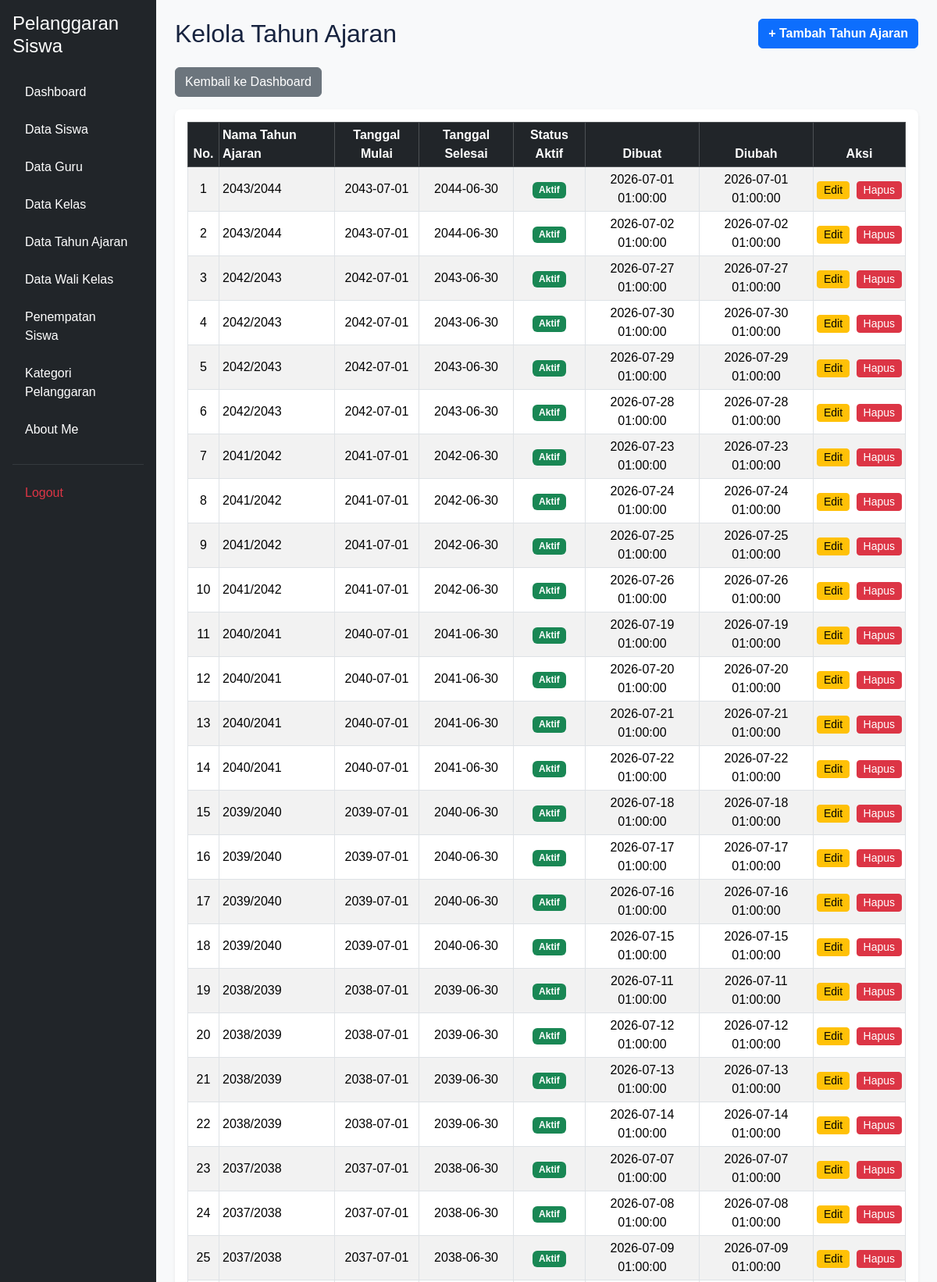
Page /proses_tambah_siswa.php (signed in, upper part) on the committed database.
### tables this page shows
CREATE TABLE `t_tahun_ajaran` (
  `id` int(11) NOT NULL,
  `nama` varchar(20) DEFAULT NULL,
  `tanggal_mulai` date NOT NULL,
  `tanggal_selesai` date NOT NULL,
  `status_aktif` tinyint(1) NOT NULL,
  `created_at` timestamp NOT NULL DEFAULT current_timestamp(),
  `updated_at` timestamp NOT NULL DEFAULT current_timestamp()
);

### proses_tambah_siswa.php (the view, shortened to what this page needs)
<?php
include 'config/koneksi.php';
$sql = "SELECT * FROM t_tahun_ajaran ORDER BY tanggal_mulai DESC";
$hasil = mysqli_query($koneksi, $sql);
?>
<!DOCTYPE html>
<html lang="id">
<head>
    <link href="https://cdn.jsdelivr.net/npm/bootstrap@5.3.3/dist/css/bootstrap.min.css" rel="stylesheet">
    <link href="https://cdn.datatables.net/2.3.4/css/dataTables.bootstrap5.min.css" rel="stylesheet">
    <link rel="stylesheet" href="layout/style.css">
</head>
<body class="bg-light">
<div class="container-fluid">
    <div class="row">
        <?php include 'layout/sidebar.php'; ?>
        <main class="col-md-9 ms-sm-auto col-lg-10 p-4">
            <div class="d-flex justify-content-between align-items-center mb-4">
                <h1 class="h2 m-0">Kelola Tahun Ajaran</h1>
                <a href="tambah_tahun_ajaran.php" class="btn btn-primary fw-semibold">
                    + Tambah Tahun Ajaran
                </a>
            </div>
            <a href="dashboard.php" class="btn btn-secondary mb-3">
                Kembali ke Dashboard
            </a>
            <div class="card shadow-sm border-0 rounded-3">
                <div class="card-body">
                    <div class="table-responsive">
                        <table id="tabelTahunAjaran" class="table table-sm table-striped table-bordered table-hover align-middle w-100">
                            <thead class="table-dark">
                                <tr>
                                    <th class="text-center" style="width: 40px !important;">No.</th>
                                    <th>Nama Tahun Ajaran</th>
                                    <th class="text-center">Tanggal Mulai</th>
                                    <th class="text-center">Tanggal Selesai</th>
                                    <th class="text-center">Status Aktif</th>
                                    <th class="text-center">Dibuat</th>
                                    <th class="text-center">Diubah</th>
                                    <th class="text-center" style="width: 100px !important;">Aksi</th>
                                </tr>
                            </thead>
                            <tbody>
                                <?php
                                $no = 1;
                                while ($row = mysqli_fetch_assoc($hasil)) { ?>
                                <tr>
                                    <td class="text-center"><?= $no++ ?></td>
                                    <td>
                                        <?= htmlspecialchars($row['nama']) ?>
                                    </td>
                                    <td class="text-center">
                                        <?= htmlspecialchars($row['tanggal_mulai']) ?>
                                    </td>
                                    <td class="text-center">
                                        <?= htmlspecialchars($row['tanggal_selesai']) ?>
                                    </td>
                                    <td class="text-center">
                                        <?php if ($row['status_aktif'] == 1) { ?>
                                            <span class="badge bg-success">Aktif</span>
                                        <?php } else { ?>
                                            <span class="badge bg-danger">Tidak Aktif</span>
                                        <?php } ?>
                                    </td>
                                    <td class="text-center">
                                        <?= htmlspecialchars($row['created_at']) ?>
                                    </td>
                                    <td class="text-center">
                                        <?= htmlspecialchars($row['updated_at']) ?>
                                    </td>
                                    <td class="text-center text-nowrap">
                                        <a href="edit_tahun_ajaran.php?id=<?= urlencode($row['id']) ?>" class="btn btn-warning btn-sm me-1 py-0 px-2 fs-7">
                                            Edit
                                        </a>
                                        <a href="hapus_tahun_ajaran.php?id=<?= urlencode($row['id']) ?>"
                                           class="btn btn-danger btn-sm py-0 px-2 fs-7"
                                           onclick="return confirm('Yakin ingin menghapus tahun ajaran ini?');">
                                            Hapus
                                        </a>
                                    </td>
                                </tr>
                                <?php } ?>
                            </tbody>
                        </table>
                    </div>
                </div>
            </div>
        </main>
    </div>
</div>
</body>
</html>

### layout/style.css (style rules this page uses)
:root { --primary: #3659d9; --navy: #17233f; --background: #f4f6fb; --text-muted: #778198; --border: #e8ecf4; }
* { box-sizing: border-box; }
body { margin: 0; font-family: 'Poppins', sans-serif; background: var(--background); color: var(--navy); }

### rows in the picture
t_tahun_ajaran: nama "2043/2044", tanggal_mulai "2043-07-01", tanggal_selesai "2044-06-30", status_aktif "Aktif", created_at "2026-07-01 01:00:00", updated_at "2026-07-01 01:00:00"
t_tahun_ajaran: nama "2043/2044", tanggal_mulai "2043-07-01", tanggal_selesai "2044-06-30", status_aktif "Aktif", created_at "2026-07-02 01:00:00", updated_at "2026-07-02 01:00:00"
t_tahun_ajaran: nama "2042/2043", tanggal_mulai "2042-07-01", tanggal_selesai "2043-06-30", status_aktif "Aktif", created_at "2026-07-27 01:00:00", updated_at "2026-07-27 01:00:00"
t_tahun_ajaran: nama "2042/2043", tanggal_mulai "2042-07-01", tanggal_selesai "2043-06-30", status_aktif "Aktif", created_at "2026-07-30 01:00:00", updated_at "2026-07-30 01:00:00"
t_tahun_ajaran: nama "2042/2043", tanggal_mulai "2042-07-01", tanggal_selesai "2043-06-30", status_aktif "Aktif", created_at "2026-07-29 01:00:00", updated_at "2026-07-29 01:00:00"
t_tahun_ajaran: nama "2042/2043", tanggal_mulai "2042-07-01", tanggal_selesai "2043-06-30", status_aktif "Aktif", created_at "2026-07-28 01:00:00", updated_at "2026-07-28 01:00:00"
t_tahun_ajaran: nama "2041/2042", tanggal_mulai "2041-07-01", tanggal_selesai "2042-06-30", status_aktif "Aktif", created_at "2026-07-23 01:00:00", updated_at "2026-07-23 01:00:00"
t_tahun_ajaran: nama "2041/2042", tanggal_mulai "2041-07-01", tanggal_selesai "2042-06-30", status_aktif "Aktif", created_at "2026-07-24 01:00:00", updated_at "2026-07-24 01:00:00"
t_tahun_ajaran: nama "2041/2042", tanggal_mulai "2041-07-01", tanggal_selesai "2042-06-30", status_aktif "Aktif", created_at "2026-07-25 01:00:00", updated_at "2026-07-25 01:00:00"
t_tahun_ajaran: nama "2041/2042", tanggal_mulai "2041-07-01", tanggal_selesai "2042-06-30", status_aktif "Aktif", created_at "2026-07-26 01:00:00", updated_at "2026-07-26 01:00:00"
t_tahun_ajaran: nama "2040/2041", tanggal_mulai "2040-07-01", tanggal_selesai "2041-06-30", status_aktif "Aktif", created_at "2026-07-19 01:00:00", updated_at "2026-07-19 01:00:00"
t_tahun_ajaran: nama "2040/2041", tanggal_mulai "2040-07-01", tanggal_selesai "2041-06-30", status_aktif "Aktif", created_at "2026-07-20 01:00:00", updated_at "2026-07-20 01:00:00"
t_tahun_ajaran: nama "2040/2041", tanggal_mulai "2040-07-01", tanggal_selesai "2041-06-30", status_aktif "Aktif", created_at "2026-07-21 01:00:00", updated_at "2026-07-21 01:00:00"
t_tahun_ajaran: nama "2040/2041", tanggal_mulai "2040-07-01", tanggal_selesai "2041-06-30", status_aktif "Aktif", created_at "2026-07-22 01:00:00", updated_at "2026-07-22 01:00:00"
t_tahun_ajaran: nama "2039/2040", tanggal_mulai "2039-07-01", tanggal_selesai "2040-06-30", status_aktif "Aktif", created_at "2026-07-18 01:00:00", updated_at "2026-07-18 01:00:00"
t_tahun_ajaran: nama "2039/2040", tanggal_mulai "2039-07-01", tanggal_selesai "2040-06-30", status_aktif "Aktif", created_at "2026-07-17 01:00:00", updated_at "2026-07-17 01:00:00"
t_tahun_ajaran: nama "2039/2040", tanggal_mulai "2039-07-01", tanggal_selesai "2040-06-30", status_aktif "Aktif", created_at "2026-07-16 01:00:00", updated_at "2026-07-16 01:00:00"
t_tahun_ajaran: nama "2039/2040", tanggal_mulai "2039-07-01", tanggal_selesai "2040-06-30", status_aktif "Aktif", created_at "2026-07-15 01:00:00", updated_at "2026-07-15 01:00:00"
t_tahun_ajaran: nama "2038/2039", tanggal_mulai "2038-07-01", tanggal_selesai "2039-06-30", status_aktif "Aktif", created_at "2026-07-11 01:00:00", updated_at "2026-07-11 01:00:00"
t_tahun_ajaran: nama "2038/2039", tanggal_mulai "2038-07-01", tanggal_selesai "2039-06-30", status_aktif "Aktif", created_at "2026-07-12 01:00:00", updated_at "2026-07-12 01:00:00"
t_tahun_ajaran: nama "2038/2039", tanggal_mulai "2038-07-01", tanggal_selesai "2039-06-30", status_aktif "Aktif", created_at "2026-07-13 01:00:00", updated_at "2026-07-13 01:00:00"
t_tahun_ajaran: nama "2038/2039", tanggal_mulai "2038-07-01", tanggal_selesai "2039-06-30", status_aktif "Aktif", created_at "2026-07-14 01:00:00", updated_at "2026-07-14 01:00:00"
t_tahun_ajaran: nama "2037/2038", tanggal_mulai "2037-07-01", tanggal_selesai "2038-06-30", status_aktif "Aktif", created_at "2026-07-07 01:00:00", updated_at "2026-07-07 01:00:00"
t_tahun_ajaran: nama "2037/2038", tanggal_mulai "2037-07-01", tanggal_selesai "2038-06-30", status_aktif "Aktif", created_at "2026-07-08 01:00:00", updated_at "2026-07-08 01:00:00"
t_tahun_ajaran: nama "2037/2038", tanggal_mulai "2037-07-01", tanggal_selesai "2038-06-30", status_aktif "Aktif", created_at "2026-07-09 01:00:00", updated_at "2026-07-09 01:00:00"
